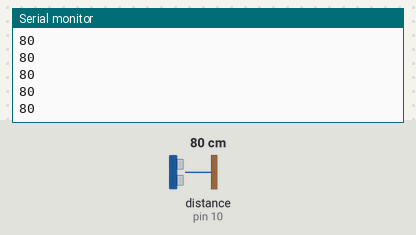
Recording of a sketch running on a simulated Arduino Uno, built with avr-gcc and run on an emulated ATmega328P. Shown: the last lines printed to the serial monitor. Wiring (inferred from the names in the program): ultrasonic range finder: trigger pin 19; echo pin 10. The inputs (shaded band) are chosen by the test bench; at power-on: distance to the obstacle (sensor on pin 10) 80 cm. The echo pulse lasts 58.3 µs per cm.

Above: at 1.2 s.
1.3 s: distance to the obstacle (sensor on pin 10) set to 2 cm
At 2.4 s:
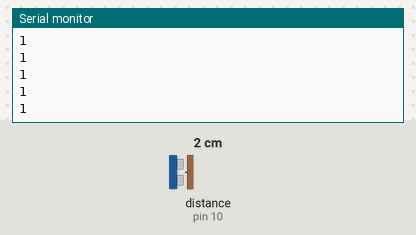
2.8 s: distance to the obstacle (sensor on pin 10) set to 4 cm
At 3.4 s:
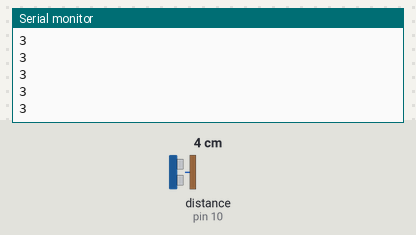
Timing chart, 0 to 5.8 s (numbered marks = the images above; inputs shaded):
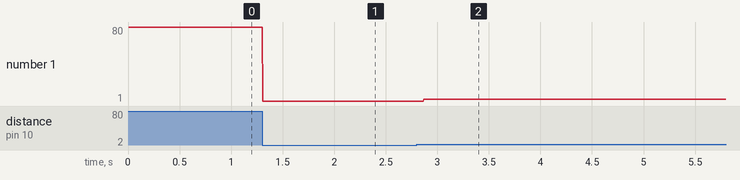

Measured:
- after the input at 1.3 s, the serial monitor: prints a new line at once (image 1)
- after the input at 2.8 s, the serial monitor: prints a new line after 0.07 s (image 2)
- plotted number 1: 80 → 1 after the input at 1.3 s, 1 → 3 after the input at 2.8 s

The sketch:

ultrasonic.ino
```cpp
const int UST = 19; // Ultrasonic TRIGGER
const int USE = 10; // Ultrasonic ECHO

void setup() {
  Serial.begin(9600);

  pinMode(UST, OUTPUT);
  pinMode(USE, INPUT);
}

void loop() {

  digitalWrite(UST, LOW);
  delayMicroseconds(2);
  digitalWrite(UST, HIGH);
  delayMicroseconds(10);
  digitalWrite(UST, LOW);

  long duration = pulseIn(USE, HIGH);
  // Count when USE is HIGH and stop when USE is low

  int distance = duration / 58;

  Serial.println(distance);

}
```
